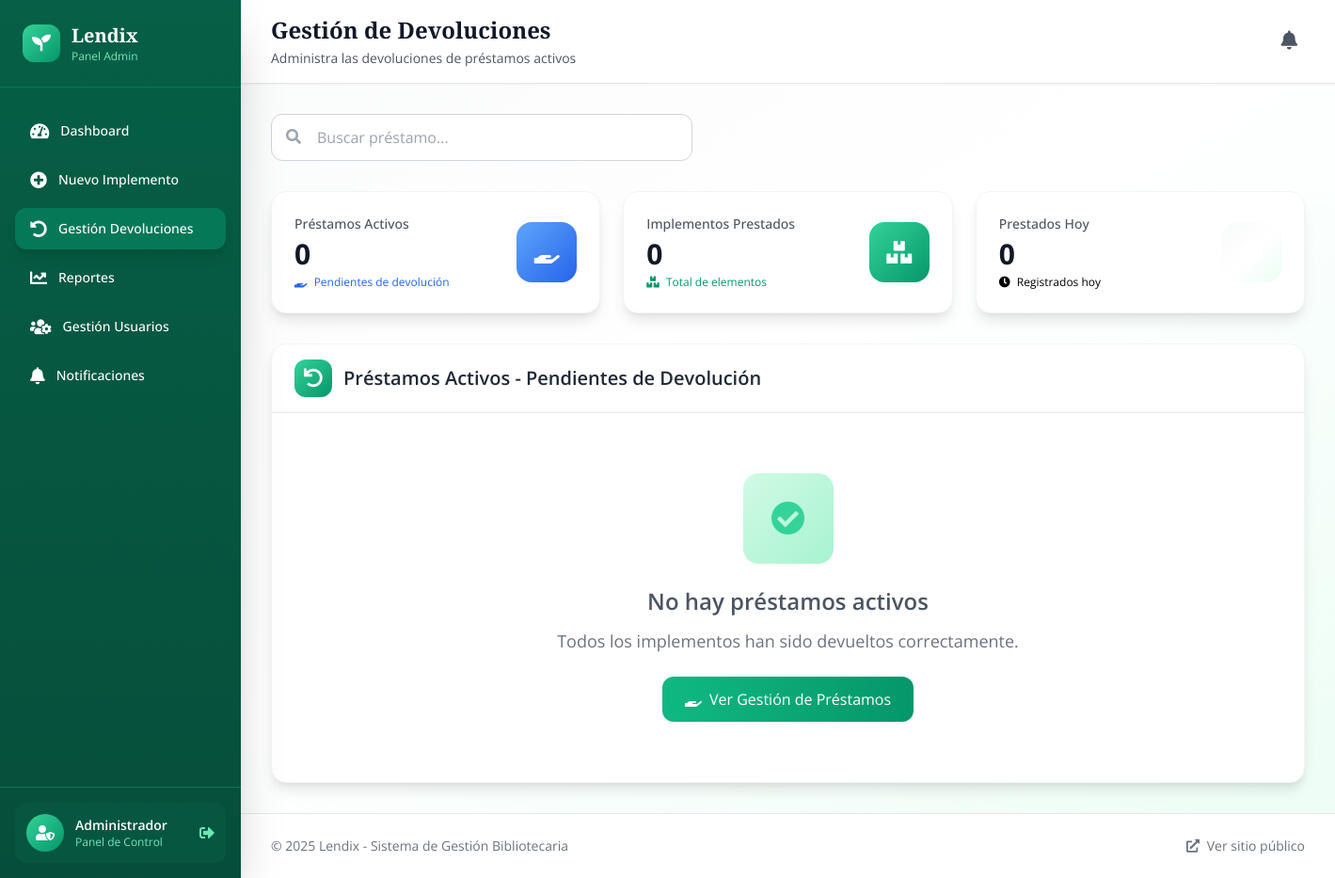
The app's page /admin/devolucion_prestamos (signed in), older data.
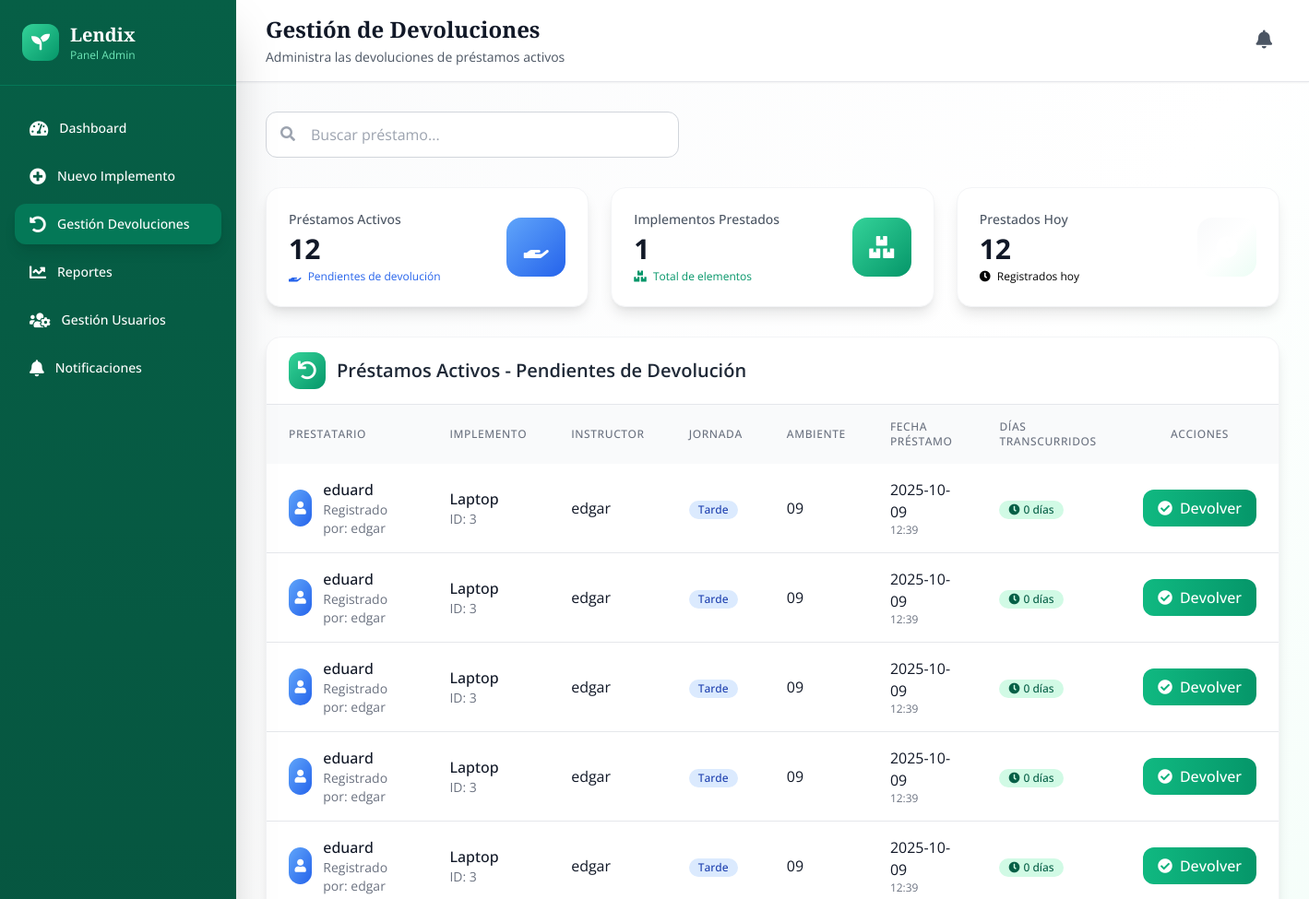
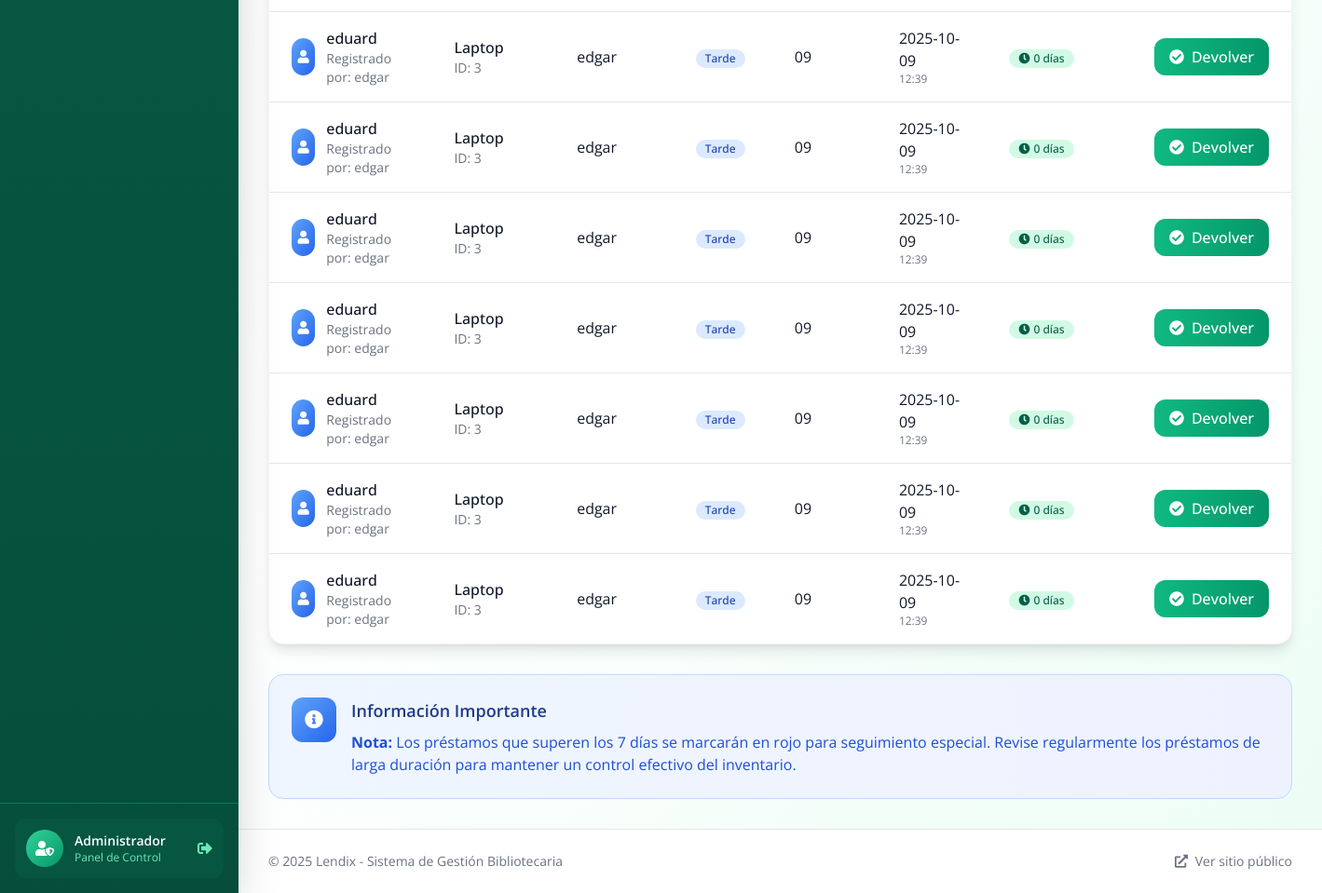
The same page, newer data (2 pictures, top to bottom).
### tables this page shows
CREATE TABLE prestamos (
                id INTEGER PRIMARY KEY AUTOINCREMENT,
                fk_usuario INTEGER NOT NULL,
                fk_implemento INTEGER NOT NULL,
                tipo_prestamo TEXT NOT NULL CHECK(tipo_prestamo IN ('individual', 'multiple')),
                nombre_prestatario TEXT NOT NULL,
                ficha TEXT,
                ambiente TEXT,
                horario TEXT,
                fecha_prestamo TIMESTAMP DEFAULT CURRENT_TIMESTAMP,
                fecha_devolucion TIMESTAMP,
                novedad TEXT DEFAULT 'Ninguna',
                estado_implemento_devolucion TEXT CHECK(estado_implemento_devolucion IN ('Bueno', 'Desgaste notable', 'Dañado')),
                observaciones TEXT, instructor TEXT, jornada TEXT,
                FOREIGN KEY (fk_usuario) REFERENCES usuarios(id),
                FOREIGN KEY (fk_implemento) REFERENCES implementos(id)
            );

CREATE TABLE usuarios (
                id INTEGER PRIMARY KEY AUTOINCREMENT,
                nombre TEXT NOT NULL UNIQUE,
                email TEXT NOT NULL UNIQUE,
                telefono TEXT NOT NULL UNIQUE,
                password TEXT NOT NULL,
                rol TEXT DEFAULT 'funcionario' CHECK(rol IN ('admin', 'instructor', 'funcionario')),
                activo BOOLEAN DEFAULT 0,
                fecha_registro TIMESTAMP DEFAULT CURRENT_TIMESTAMP
            );

CREATE TABLE implementos (
                id INTEGER PRIMARY KEY AUTOINCREMENT,
                implemento TEXT NOT NULL,
                descripcion TEXT NOT NULL,
                disponibilidad INTEGER NOT NULL DEFAULT 0,
                categoria TEXT,
                imagen_url TEXT,
                estado TEXT DEFAULT 'Bueno' CHECK(estado IN ('Bueno', 'Desgaste notable', 'Dañado')),
                fecha_creacion TIMESTAMP DEFAULT CURRENT_TIMESTAMP,
                fecha_actualizacion TIMESTAMP DEFAULT CURRENT_TIMESTAMP
            );

### routes/admin.py (the view)
@admin_bp.route('/devolucion_prestamos')
@login_required
def devolucion_prestamos():
    if not is_admin():
        flash('No tienes permisos para acceder a esta página', 'error')
        return redirect('/')
    conn = get_db_connection()
    try:
        prestamos_activos = conn.execute('''
            SELECT p.*, u.nombre as usuario_nombre, i.implemento,
                   julianday('now') - julianday(p.fecha_prestamo) as dias_transcurridos
            FROM prestamos p
            JOIN usuarios u ON p.fk_usuario = u.id
            JOIN implementos i ON p.fk_implemento = i.id
            WHERE p.fecha_devolucion IS NULL
            ORDER BY p.fecha_prestamo DESC
        ''').fetchall()
        prestamos_con_dias = []
        for prestamo in prestamos_activos:
            prestamo_dict = dict(prestamo)
            prestamo_dict['dias_transcurridos'] = int(prestamo['dias_transcurridos']) if prestamo['dias_transcurridos'] else 0
            prestamos_con_dias.append(prestamo_dict)
        total_prestamos = len(prestamos_con_dias)
        implementos_unicos = len(set(p['fk_implemento'] for p in prestamos_con_dias))
        hoy = datetime.now().strftime("%Y-%m-%d")
        prestamos_hoy = conn.execute('''
            SELECT COUNT(*) as count FROM prestamos
            WHERE DATE(fecha_prestamo) = ? AND fecha_devolucion IS NULL
        ''', (hoy,)).fetchone()['count']
    except Exception as e:
        flash(f'Error al cargar préstamos: {str(e)}', 'error')
        prestamos_con_dias = []
        total_prestamos = 0
        implementos_unicos = 0
        prestamos_hoy = 0
    finally:
        conn.close()
    return render_template('admin/dvprestamos.html',
                         prestamos_activos=prestamos_con_dias,
                         total_prestamos=total_prestamos,
                         total_implementos=implementos_unicos,
                         prestamos_hoy=prestamos_hoy)

### app.py (called while the page is built)
@app.context_processor
def inject_user():
    return dict(
        current_user={
            'id': session.get('user_id'),
            'nombre': session.get('user_nombre'),
            'email': session.get('user_email'),
            'rol': session.get('rol'),
            'is_authenticated': 'user_id' in session
        }
    )

### routes/admin.py (called while the page is built)
def is_admin():
    return session.get('user_email') == 'Eduard@gmail.com' or session.get('rol') == 'admin'

### routes/login.py (called while the page is built)
def login_required(view):
    from functools import wraps
    @wraps(view)
    def wrapped_view(*args, **kwargs):
        if 'user_id' not in session:
            flash('Por favor, inicie sesión para acceder a esta página', 'error')
            return redirect(url_for('login.login'))
        return view(*args, **kwargs)
    return wrapped_view

### utils/db.py (called while the page is built)
def get_db_connection():
    conn = sqlite3.connect('models/database.db')
    conn.row_factory = sqlite3.Row
    return conn

### templates/admin/dvprestamos.html (shortened to what the changed rows need)
{% extends "admin/base_admin.html" %}
{% block page_title %}Gestión de Devoluciones{% endblock %}
{% block content %}
<div class="grid grid-cols-1 md:grid-cols-3 gap-6 mb-8">
    <div class="card-hover bg-white p-6 rounded-2xl shadow-lg border border-gray-100 animate-fade-in-up">
        <div class="flex items-center justify-between">
            <div>
                <p class="text-sm font-medium text-gray-600 mb-1">Préstamos Activos</p>
                <p class="text-3xl font-bold text-gray-900">{{ total_prestamos }}</p>
                <p class="text-xs text-blue-600 mt-1">
                    <i class="fas fa-hand-holding mr-1"></i>
                    Pendientes de devolución
                </p>
            </div>
        </div>
    </div>
    <div class="card-hover bg-white p-6 rounded-2xl shadow-lg border border-gray-100 animate-fade-in-up" style="animation-delay: 0.1s">
        <div class="flex items-center justify-between">
            <div>
                <p class="text-sm font-medium text-gray-600 mb-1">Implementos Prestados</p>
                <p class="text-3xl font-bold text-gray-900">{{ total_implementos }}</p>
                <p class="text-xs text-green-600 mt-1">
                    <i class="fas fa-boxes mr-1"></i>
                    Total de elementos
                </p>
            </div>
        </div>
    </div>
    <div class="card-hover bg-white p-6 rounded-2xl shadow-lg border border-gray-100 animate-fade-in-up" style="animation-delay: 0.2s">
        <div class="flex items-center justify-between">
            <div>
                <p class="text-sm font-medium text-gray-600 mb-1">Prestados Hoy</p>
                <p class="text-3xl font-bold text-gray-900">{{ prestamos_hoy }}</p>
                <p class="text-xs text-orange-600 mt-1">
                    <i class="fas fa-clock mr-1"></i>
                    Registrados hoy
                </p>
            </div>
        </div>
    </div>
</div>
<div class="card-hover bg-white rounded-2xl shadow-lg border border-gray-100 overflow-hidden animate-fade-in-up">
    <div class="px-6 py-4 border-b border-gray-200">
        <h2 class="text-xl font-semibold text-gray-800 flex items-center">
            <div class="w-10 h-10 bg-gradient-to-br from-green-400 to-green-600 rounded-xl flex items-center justify-center mr-3">
                <i class="fas fa-undo text-white"></i>
            </div>
            Préstamos Activos - Pendientes de Devolución
        </h2>
    </div>
    {% if prestamos_activos %}
    <div class="overflow-x-auto">
        <table class="w-full" id="prestamosTable">
            <thead class="bg-gray-50">
                <tr>
                    <th class="px-6 py-4 text-left text-xs font-medium text-gray-500 uppercase tracking-wider">Prestatario</th>
                    <th class="px-6 py-4 text-left text-xs font-medium text-gray-500 uppercase tracking-wider">Implemento</th>
                    <th class="px-6 py-4 text-left text-xs font-medium text-gray-500 uppercase tracking-wider">Instructor</th>
                    <th class="px-6 py-4 text-left text-xs font-medium text-gray-500 uppercase tracking-wider">Jornada</th>
                    <th class="px-6 py-4 text-left text-xs font-medium text-gray-500 uppercase tracking-wider">Ambiente</th>
                    <th class="px-6 py-4 text-left text-xs font-medium text-gray-500 uppercase tracking-wider">Fecha Préstamo</th>
                    <th class="px-6 py-4 text-left text-xs font-medium text-gray-500 uppercase tracking-wider">Días Transcurridos</th>
                    <th class="px-6 py-4 text-center text-xs font-medium text-gray-500 uppercase tracking-wider">Acciones</th>
                </tr>
            </thead>
            <tbody class="divide-y divide-gray-200">
                {% for prestamo in prestamos_activos %}
                <tr class="hover:bg-gray-50 prestamo-row transition-colors">
                    <td class="px-6 py-4">
                        <div class="flex items-center space-x-3">
                            <div class="w-10 h-10 bg-gradient-to-br from-blue-400 to-blue-600 rounded-full flex items-center justify-center">
                                <i class="fas fa-user text-white text-sm"></i>
                            </div>
                            <div>
                                <div class="font-medium text-gray-900">{{ prestamo.nombre_prestatario }}</div>
                                <div class="text-sm text-gray-500">Registrado por: {{ prestamo.usuario_nombre }}</div>
                            </div>
                        </div>
                    </td>
                    <td class="px-6 py-4">
                        <div>
                            <div class="font-medium text-gray-900">{{ prestamo.implemento }}</div>
                            <div class="text-sm text-gray-500">ID: {{ prestamo.fk_implemento }}</div>
                        </div>
                    </td>
                    <td class="px-6 py-4">
                        <span class="text-gray-900">{{ prestamo.instructor or 'N/A' }}</span>
                    </td>
                    <td class="px-6 py-4">
                        <span class="inline-flex items-center px-2.5 py-0.5 rounded-full text-xs font-medium bg-blue-100 text-blue-800 capitalize">
                            {{ prestamo.jornada or 'N/A' }}
                        </span>
                    </td>
                    <td class="px-6 py-4">
                        <span class="text-gray-900">{{ prestamo.ambiente or 'N/A' }}</span>
                    </td>
                    <td class="px-6 py-4">
                        <div class="text-gray-900">{{ prestamo.fecha_prestamo[:10] }}</div>
                        <div class="text-xs text-gray-500">{{ prestamo.fecha_prestamo[11:16] }}</div>
                    </td>
                    <td class="px-6 py-4">
                        <span class="inline-flex items-center px-2.5 py-0.5 rounded-full text-xs font-medium {% if prestamo.dias_transcurridos > 7 %}bg-red-100 text-red-800{% else %}bg-green-100 text-green-800{% endif %}">
                            <i class="fas fa-clock mr-1"></i>
                            {{ prestamo.dias_transcurridos }} días
                        </span>
                    </td>
                    <td class="px-6 py-4">
                        <button onclick="abrirModalDevolucion('{{ prestamo.id }}', '{{ prestamo.implemento }}')"
                                class="bg-gradient-to-r from-green-500 to-green-600 hover:from-green-600 hover:to-green-700 text-white px-4 py-2 rounded-xl font-medium flex items-center transition-all duration-300 transform hover:-translate-y-1 hover:shadow-lg">
                            <i class="fas fa-check-circle mr-2"></i>
                            Devolver
                        </button>
                    </td>
                </tr>
                {% endfor %}
            </tbody>
        </table>
    </div>
    {% else %}
    <div class="text-center py-16">
        <div class="w-24 h-24 bg-gradient-to-br from-green-100 to-green-200 rounded-2xl flex items-center justify-center mx-auto mb-6">
            <i class="fas fa-check-circle text-green-400 text-4xl"></i>
        </div>
        <h3 class="text-2xl font-semibold text-gray-600 mb-3">No hay préstamos activos</h3>
        <p class="text-gray-500 text-lg">Todos los implementos han sido devueltos correctamente.</p>
        <div class="mt-6">
            <a href="{{ url_for('admin.gestion_prestamos') }}"
               class="inline-flex items-center px-6 py-3 bg-gradient-to-r from-green-500 to-green-600 text-white rounded-xl hover:shadow-lg transition-all duration-300">
                <i class="fas fa-hand-holding mr-2"></i>
                Ver Gestión de Préstamos
            </a>
        </div>
    </div>
    {% endif %}
</div>
{% if prestamos_activos %}
<div class="mt-8 p-6 bg-gradient-to-r from-blue-50 to-indigo-50 rounded-2xl border border-blue-200 animate-fade-in-up">
    <div class="flex items-start space-x-4">
        <div class="w-12 h-12 bg-gradient-to-br from-blue-400 to-blue-600 rounded-xl flex items-center justify-center flex-shrink-0">
            <i class="fas fa-info-circle text-white text-xl"></i>
        </div>
        <div>
            <h3 class="text-lg font-semibold text-blue-900 mb-2">Información Importante</h3>
            <p class="text-blue-700">
                <strong>Nota:</strong> Los préstamos que superen los 7 días se marcarán en rojo para seguimiento especial.
                Revise regularmente los préstamos de larga duración para mantener un control efectivo del inventario.
            </p>
        </div>
    </div>
</div>
{% endif %}
{% endblock %}

Row changes from the older to the newer data that the page shows:
added prestamos: nombre_prestatario "eduard", usuario_nombre "edgar", implemento "Laptop", fk_implemento "3", instructor "edgar", jornada "Tarde", ambiente "09", fecha_prestamo "2025-10-09", fecha_prestamo "12:39", dias_transcurridos "0"
added prestamos: nombre_prestatario "eduard", usuario_nombre "edgar", implemento "Laptop", fk_implemento "3", instructor "edgar", jornada "Tarde", ambiente "09", fecha_prestamo "2025-10-09", fecha_prestamo "12:39", dias_transcurridos "0"
added prestamos: nombre_prestatario "eduard", usuario_nombre "edgar", implemento "Laptop", fk_implemento "3", instructor "edgar", jornada "Tarde", ambiente "09", fecha_prestamo "2025-10-09", fecha_prestamo "12:39", dias_transcurridos "0"
added prestamos: nombre_prestatario "eduard", usuario_nombre "edgar", implemento "Laptop", fk_implemento "3", instructor "edgar", jornada "Tarde", ambiente "09", fecha_prestamo "2025-10-09", fecha_prestamo "12:39", dias_transcurridos "0"
added prestamos: nombre_prestatario "eduard", usuario_nombre "edgar", implemento "Laptop", fk_implemento "3", instructor "edgar", jornada "Tarde", ambiente "09", fecha_prestamo "2025-10-09", fecha_prestamo "12:39", dias_transcurridos "0"
added prestamos: nombre_prestatario "eduard", usuario_nombre "edgar", implemento "Laptop", fk_implemento "3", instructor "edgar", jornada "Tarde", ambiente "09", fecha_prestamo "2025-10-09", fecha_prestamo "12:39", dias_transcurridos "0"
added prestamos: nombre_prestatario "eduard", usuario_nombre "edgar", implemento "Laptop", fk_implemento "3", instructor "edgar", jornada "Tarde", ambiente "09", fecha_prestamo "2025-10-09", fecha_prestamo "12:39", dias_transcurridos "0"
added prestamos: nombre_prestatario "eduard", usuario_nombre "edgar", implemento "Laptop", fk_implemento "3", instructor "edgar", jornada "Tarde", ambiente "09", fecha_prestamo "2025-10-09", fecha_prestamo "12:39", dias_transcurridos "0"
added prestamos: nombre_prestatario "eduard", usuario_nombre "edgar", implemento "Laptop", fk_implemento "3", instructor "edgar", jornada "Tarde", ambiente "09", fecha_prestamo "2025-10-09", fecha_prestamo "12:39", dias_transcurridos "0"
added prestamos: nombre_prestatario "eduard", usuario_nombre "edgar", implemento "Laptop", fk_implemento "3", instructor "edgar", jornada "Tarde", ambiente "09", fecha_prestamo "2025-10-09", fecha_prestamo "12:39", dias_transcurridos "0"
added prestamos: nombre_prestatario "eduard", usuario_nombre "edgar", implemento "Laptop", fk_implemento "3", instructor "edgar", jornada "Tarde", ambiente "09", fecha_prestamo "2025-10-09", fecha_prestamo "12:39", dias_transcurridos "0"
added prestamos: nombre_prestatario "eduard", usuario_nombre "edgar", implemento "Laptop", fk_implemento "3", instructor "edgar", jornada "Tarde", ambiente "09", fecha_prestamo "2025-10-09", fecha_prestamo "12:39", dias_transcurridos "0"
Text that changed along with them:
{{ total_prestamos }}: "0" → "12"
{{ total_implementos }}: "0" → "1"
{{ prestamos_hoy }}: "0" → "12"
text no longer shown: "No hay préstamos activos Todos los implementos han sido devueltos correctamente. Ver Gestión de Préstamos"
text now shown: "PRESTATARIO IMPLEMENTO INSTRUCTOR JORNADA AMBIENTE FECHA PRÉSTAMO DÍAS TRANSCURRIDOS ACCIONES Información Importante Nota: Los préstamos que superen los 7 días se marcarán en rojo para seguimiento especial. Revise regularmente los préstamos de larga duración para mantener un control efectivo del inventario."
